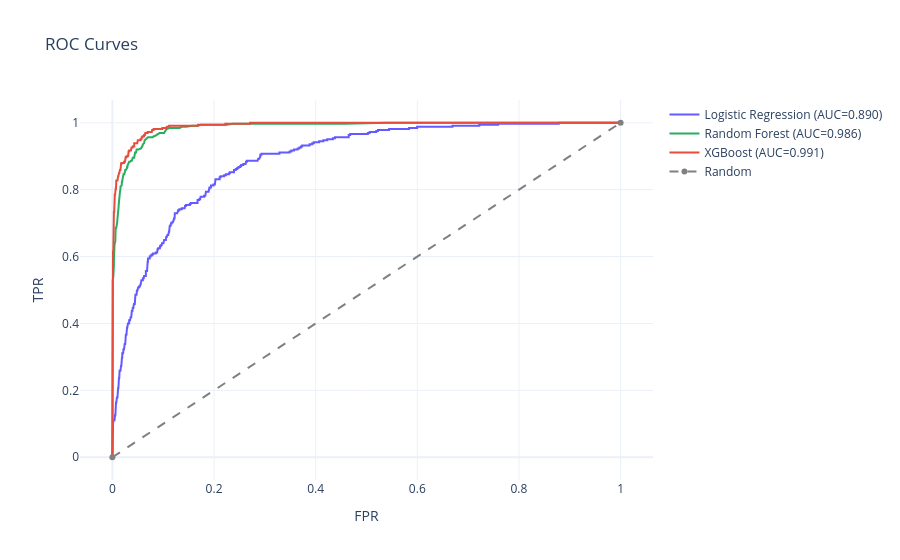

Write notebook code for a chart like this one.
### Code cell
fig = go.Figure()
colors = [PRIMARY, SAFE, RISK]
for i, (name, model) in enumerate(models.items()):
    y_proba = model.predict_proba(X_test)[:,1]
    fpr, tpr, _ = roc_curve(y_test, y_proba)
    auc = roc_auc_score(y_test, y_proba)
    fig.add_trace(go.Scatter(x=fpr, y=tpr, name=f"{name} (AUC={auc:.3f})", line=dict(color=colors[i])))
fig.add_trace(go.Scatter(x=[0,1], y=[0,1], name='Random', line=dict(dash='dash', color='gray')))
fig.update_layout(title='ROC Curves', xaxis_title='FPR', yaxis_title='TPR', template=TEMPLATE)
fig.show()
